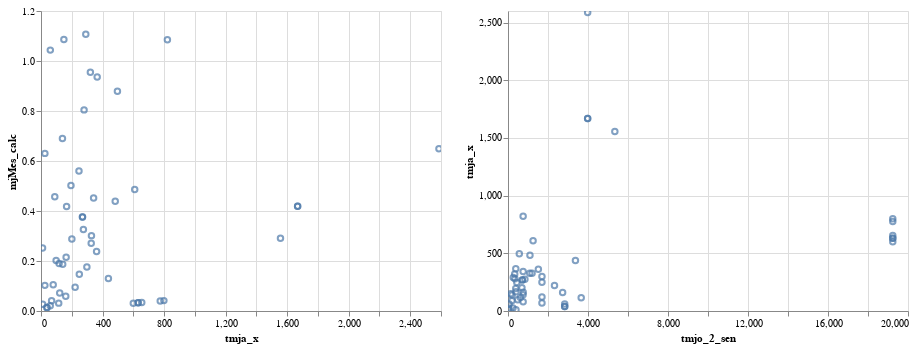

Source (notebook cell):
### Code cell
alt.Chart(testZone16).mark_point().encode(x='tmja_x', y='mjMes_calc').interactive() | alt.Chart(testZone16).mark_point().encode(x='tmjo_2_sen', y='tmja_x').interactive()

### Figure 1 — Vega-Lite specification as saved in the notebook (floating-point values rounded to 4 significant figures)
{"config": {"view": {"continuousWidth": 400, "continuousHeight": 300}}, "hconcat": [{"mark": "point", "encoding": {"x": {"type": "quantitative", "field": "tmja_x"}, "y": {"type": "quantitative", "field": "mjMes_calc"}}, "selection": {"selector001": {"type": "interval", "bind": "scales", "encodings": ["x", "y"]}}}, {"mark": "point", "encoding": {"x": {"type": "quantitative", "field": "tmjo_2_sen"}, "y": {"type": "quantitative", "field": "tmja_x"}}, "selection": {"selector002": {"type": "interval", "bind": "scales", "encodings": ["x", "y"]}}}], "data": {"name": "data-7517332f71c7528423c222261c0115ad"}, "$schema": "https://vega.github.io/schema/vega-lite/v4.8.1.json", "datasets": {"data-7517332f71c7528423c222261c0115ad": [{"NO": 453, "SEC": 16, "cat_dig": "5", "ident": 21002, "mjMes_calc": 0.1903, "quantile": "quantile 50", "quartile_tmja_zone": "10 - 118", "tmja_x": 117.8, "tmjo_2_sen": 619.0, "type": "Feature", "geometry": {"type": "LineString", "coordinates": [[413400.0, 6427000.0, 0.0], [413400.0, 6427000.0, 0.0], [413400.0, 6427000.0, 0.0], [413400.0, 6427000.0, 0.0], [413400.0, 6427000.0, 0.0], [413300.0, 6427000.0, 0.0]]}}, {"NO": 474, "SEC": 16, "cat_dig": "5", "ident": 5280, "mjMes_calc": 0.1048, "quantile": "quantile 35", "quartile_tmja_zone": "10 - 118", "tmja_x": 79.3, "tmjo_2_sen": 757.0, "type": "Feature", "geometry": {"type": "LineString", "coordinates": [[409800.0, 6426000.0, 0.0], [409700.0, 6426000.0, 0.0]]}}, {"NO": 436, "SEC": 16, "cat_dig": "5", "ident": 5298, "mjMes_calc": 0.6305, "quantile": "quantile 85", "quartile_tmja_zone": "10 - 118", "tmja_x": 25.22, "tmjo_2_sen": 40.0, "type": "Feature", "geometry": {"type": "LineString", "coordinates": [[409200.0, 6426000.0, 0.0], [409200.0, 6426000.0, 0.0]]}}, {"NO": 474, "SEC": 16, "cat_dig": "5", "ident": 26725, "mjMes_calc": 0.4571, "quantile": "quantile 75", "quartile_tmja_zone": "10 - 118", "tmja_x": 89.58, "tmjo_2_sen": 196.0, "type": "Feature", "geometry": {"type": "LineString", "coordinates": [[409300.0, 6426000.0, 0.0], [409300.0, 6426000.0, 0.0], [409200.0, 6426000.0, 0.0], [409200.0, 6426000.0, 0.0], [409200.0, 6426000.0, 0.0], [409200.0, 6426000.0, 0.0], [409100.0, 6426000.0, 0.0]]}}, {"NO": 456, "SEC": 16, "cat_dig": "4", "ident": 39659, "mjMes_calc": 0.04059, "quantile": "quantile 20", "quartile_tmja_zone": "10 - 118", "tmja_x": 68.91, "tmjo_2_sen": 1698.0, "type": "Feature", "geometry": {"type": "LineString", "coordinates": [[408800.0, 6430000.0, 0.0], [408800.0, 6430000.0, 0.0], [408800.0, 6430000.0, 0.0]]}}, {"NO": 457, "SEC": 16, "cat_dig": "5", "ident": 15782, "mjMes_calc": 0.0274, "quantile": "quantile 15", "quartile_tmja_zone": "10 - 118", "tmja_x": 10.91, "tmjo_2_sen": 398.0, "type": "Feature", "geometry": {"type": "LineString", "coordinates": [[407800.0, 6430000.0, 0.0], [407700.0, 6430000.0, 0.0]]}}, {"NO": 453, "SEC": 16, "cat_dig": "5", "ident": 20959, "mjMes_calc": 0.2019, "quantile": "quantile 55", "quartile_tmja_zone": "10 - 118", "tmja_x": 98.32, "tmjo_2_sen": 487.0, "type": "Feature", "geometry": {"type": "LineString", "coordinates": [[413300.0, 6427000.0, 0.0], [413200.0, 6427000.0, 0.0], [413200.0, 6427000.0, 0.0], [413200.0, 6427000.0, 0.0], [413100.0, 6427000.0, 0.0], [413100.0, 6427000.0, 0.0], [413000.0, 6427000.0, 0.0], [413000.0, 6427000.0, 0.0], [413000.0, 6427000.0, 0.0]]}}, {"NO": 436, "SEC": 16, "cat_dig": "5", "ident": 8504, "mjMes_calc": 0.2522, "quantile": "quantile 60", "quartile_tmja_zone": "10 - 118", "tmja_x": 10.09, "tmjo_2_sen": 40.0, "type": "Feature", "geometry": {"type": "LineString", "coordinates": [[409200.0, 6426000.0, 0.0], [409200.0, 6426000.0, 0.0]]}}, {"NO": 459, "SEC": 16, "cat_dig": "5", "ident": 8889, "mjMes_calc": 0.01362, "quantile": "quantile 10", "quartile_tmja_zone": "10 - 118", "tmja_x": 38.63, "tmjo_2_sen": 2835.0, "type": "Feature", "geometry": {"type": "LineString", "coordinates": [[413700.0, 6427000.0, 0.0], [413700.0, 6427000.0, 0.0], [413700.0, 6427000.0, 0.0], [413600.0, 6427000.0, 0.0]]}}, {"NO": 436, "SEC": 16, "cat_dig": "5", "ident": 52087, "mjMes_calc": 1.044, "quantile": "quantile 95", "quartile_tmja_zone": "10 - 118", "tmja_x": 60.52, "tmjo_2_sen": 58.0, "type": "Feature", "geometry": {"type": "LineString", "coordinates": [[409200.0, 6426000.0, 0.0], [409200.0, 6426000.0, 0.0], [409200.0, 6426000.0, 0.0], [409200.0, 6426000.0, 0.0], [409200.0, 6426000.0, 0.0], [409200.0, 6426000.0, 0.0], [409200.0, 6426000.0, 0.0]]}}, {"NO": 453, "SEC": 16, "cat_dig": "5", "ident": 6866, "mjMes_calc": 0.01362, "quantile": "quantile 10", "quartile_tmja_zone": "10 - 118", "tmja_x": 38.63, "tmjo_2_sen": 2835.0, "type": "Feature", "geometry": {"type": "LineString", "coordinates": [[413600.0, 6427000.0, 0.0], [413600.0, 6427000.0, 0.0]]}}, {"NO": 436, "SEC": 16, "cat_dig": "5", "ident": 8503, "mjMes_calc": 0.1025, "quantile": "quantile 35", "quartile_tmja_zone": "10 - 118", "tmja_x": 25.22, "tmjo_2_sen": 246.0, "type": "Feature", "geometry": {"type": "LineString", "coordinates": [[409200.0, 6426000.0, 0.0], [409300.0, 6426000.0, 0.0], [409300.0, 6426000.0, 0.0]]}}, {"NO": 453, "SEC": 16, "cat_dig": "5", "ident": 11383, "mjMes_calc": 0.02117, "quantile": "quantile 15", "quartile_tmja_zone": "10 - 118", "tmja_x": 60.01, "tmjo_2_sen": 2835.0, "type": "Feature", "geometry": {"type": "LineString", "coordinates": [[413600.0, 6427000.0, 0.0], [413600.0, 6427000.0, 0.0], [413600.0, 6427000.0, 0.0], [413600.0, 6427000.0, 0.0], [413600.0, 6427000.0, 0.0]]}}, {"NO": 453, "SEC": 16, "cat_dig": "5", "ident": 4906, "mjMes_calc": 0.03146, "quantile": "quantile 15", "quartile_tmja_zone": "10 - 118", "tmja_x": 115.1, "tmjo_2_sen": 3660.0, "type": "Feature", "geometry": {"type": "LineString", "coordinates": [[412000.0, 6427000.0, 0.0], [412100.0, 6427000.0, 0.0]]}}, {"NO": 454, "SEC": 16, "cat_dig": "5", "ident": 55573, "mjMes_calc": 0.3756, "quantile": "quantile 75", "quartile_tmja_zone": "118 - 270", "tmja_x": 269.7, "tmjo_2_sen": 718.0, "type": "Feature", "geometry": {"type": "LineString", "coordinates": [[411200.0, 6428000.0, 0.0], [411200.0, 6428000.0, 0.0]]}}, {"NO": 454, "SEC": 16, "cat_dig": "5", "ident": 4751, "mjMes_calc": 0.09542, "quantile": "quantile 35", "quartile_tmja_zone": "118 - 270", "tmja_x": 221.9, "tmjo_2_sen": 2325.0, "type": "Feature", "geometry": {"type": "LineString", "coordinates": [[412600.0, 6428000.0, 0.0], [412500.0, 6428000.0, 0.0]]}}, {"NO": 456, "SEC": 16, "cat_dig": "4", "ident": 26105, "mjMes_calc": 0.07169, "quantile": "quantile 30", "quartile_tmja_zone": "118 - 270", "tmja_x": 121.7, "tmjo_2_sen": 1698.0, "type": "Feature", "geometry": {"type": "LineString", "coordinates": [[408800.0, 6430000.0, 0.0], [408800.0, 6430000.0, 0.0], [408800.0, 6430000.0, 0.0], [408800.0, 6430000.0, 0.0]]}}, {"NO": 264, "SEC": 16, "cat_dig": "5", "ident": 20983, "mjMes_calc": 0.5597, "quantile": "quantile 85", "quartile_tmja_zone": "118 - 270", "tmja_x": 246.8, "tmjo_2_sen": 441.0, "type": "Feature", "geometry": {"type": "LineString", "coordinates": [[412800.0, 6425000.0, 0.0], [412800.0, 6425000.0, 0.0], [412800.0, 6425000.0, 0.0], [412700.0, 6425000.0, 0.0]]}}, {"NO": 434, "SEC": 16, "cat_dig": "5", "ident": 21275, "mjMes_calc": 0.502, "quantile": "quantile 80", "quartile_tmja_zone": "118 - 270", "tmja_x": 194.8, "tmjo_2_sen": 388.0, "type": "Feature", "geometry": {"type": "LineString", "coordinates": [[409700.0, 6426000.0, 0.0], [409700.0, 6426000.0, 0.0], [409900.0, 6426000.0, 0.0]]}}, {"NO": 453, "SEC": 16, "cat_dig": "5", "ident": 20958, "mjMes_calc": 0.215, "quantile": "quantile 55", "quartile_tmja_zone": "118 - 270", "tmja_x": 163.4, "tmjo_2_sen": 760.0, "type": "Feature", "geometry": {"type": "LineString", "coordinates": [[413500.0, 6427000.0, 0.0], [413400.0, 6427000.0, 0.0], [413400.0, 6427000.0, 0.0], [413300.0, 6427000.0, 0.0], [413300.0, 6427000.0, 0.0]]}}, {"NO": 451, "SEC": 16, "cat_dig": "5", "ident": 55267, "mjMes_calc": 0.1871, "quantile": "quantile 50", "quartile_tmja_zone": "118 - 270", "tmja_x": 141.1, "tmjo_2_sen": 754.0, "type": "Feature", "geometry": {"type": "LineString", "coordinates": [[411200.0, 6428000.0, 0.0], [411200.0, 6428000.0, 0.0], [411200.0, 6428000.0, 0.0], [411100.0, 6428000.0, 0.0], [411100.0, 6427000.0, 0.0], [411100.0, 6427000.0, 0.0], [411100.0, 6427000.0, 0.0]]}}, {"NO": 454, "SEC": 16, "cat_dig": "5", "ident": 20952, "mjMes_calc": 0.3756, "quantile": "quantile 75", "quartile_tmja_zone": "118 - 270", "tmja_x": 269.7, "tmjo_2_sen": 718.0, "type": "Feature", "geometry": {"type": "LineString", "coordinates": [[411200.0, 6428000.0, 0.0], [411200.0, 6428000.0, 0.0], [411200.0, 6428000.0, 0.0]]}}, {"NO": 456, "SEC": 16, "cat_dig": "4", "ident": 51054, "mjMes_calc": 0.1466, "quantile": "quantile 45", "quartile_tmja_zone": "118 - 270", "tmja_x": 249.0, "tmjo_2_sen": 1698.0, "type": "Feature", "geometry": {"type": "LineString", "coordinates": [[408800.0, 6430000.0, 0.0], [408800.0, 6430000.0, 0.0], [408900.0, 6430000.0, 0.0]]}}, {"NO": 434, "SEC": 16, "cat_dig": "5", "ident": 35943, "mjMes_calc": 1.086, "quantile": "quantile 95", "quartile_tmja_zone": "118 - 270", "tmja_x": 148.8, "tmjo_2_sen": 137.0, "type": "Feature", "geometry": {"type": "LineString", "coordinates": [[409900.0, 6426000.0, 0.0], [409900.0, 6426000.0, 0.0], [409900.0, 6426000.0, 0.0], [409900.0, 6426000.0, 0.0], [409900.0, 6426000.0, 0.0], [409900.0, 6426000.0, 0.0], [409900.0, 6426000.0, 0.0], [409900.0, 6426000.0, 0.0], [409900.0, 6426000.0, 0.0], [409900.0, 6426000.0, 0.0], [409800.0, 6426000.0, 0.0]]}}, {"NO": 434, "SEC": 16, "cat_dig": "5", "ident": 31423, "mjMes_calc": 0.2878, "quantile": "quantile 65", "quartile_tmja_zone": "118 - 270", "tmja_x": 200.6, "tmjo_2_sen": 697.0, "type": "Feature", "geometry": {"type": "LineString", "coordinates": [[409700.0, 6426000.0, 0.0], [409700.0, 6426000.0, 0.0], [409700.0, 6426000.0, 0.0], [409700.0, 6426000.0, 0.0], [409700.0, 6426000.0, 0.0], [409700.0, 6426000.0, 0.0], [409700.0, 6426000.0, 0.0], [409700.0, 6426000.0, 0.0]]}}, {"NO": 457, "SEC": 16, "cat_dig": "5", "ident": 15785, "mjMes_calc": 0.4182, "quantile": "quantile 75", "quartile_tmja_zone": "118 - 270", "tmja_x": 166.4, "tmjo_2_sen": 398.0, "type": "Feature", "geometry": {"type": "LineString", "coordinates": [[407700.0, 6430000.0, 0.0], [407800.0, 6430000.0, 0.0]]}}, {"NO": 436, "SEC": 16, "cat_dig": "5", "ident": 27328, "mjMes_calc": 0.6902, "quantile": "quantile 85", "quartile_tmja_zone": "118 - 270", "tmja_x": 139.4, "tmjo_2_sen": 202.0, "type": "Feature", "geometry": {"type": "LineString", "coordinates": [[409300.0, 6426000.0, 0.0], [409300.0, 6426000.0, 0.0], [409300.0, 6426000.0, 0.0]]}}, {"NO": 453, "SEC": 16, "cat_dig": "5", "ident": 4905, "mjMes_calc": 0.05886, "quantile": "quantile 30", "quartile_tmja_zone": "118 - 270", "tmja_x": 160.8, "tmjo_2_sen": 2732.0, "type": "Feature", "geometry": {"type": "LineString", "coordinates": [[412000.0, 6427000.0, 0.0], [412000.0, 6427000.0, 0.0], [412000.0, 6427000.0, 0.0]]}}, {"NO": 474, "SEC": 16, "cat_dig": "5", "ident": 52085, "mjMes_calc": 0.9364, "quantile": "quantile 95", "quartile_tmja_zone": "270 - 483", "tmja_x": 365.2, "tmjo_2_sen": 390.0, "type": "Feature", "geometry": {"type": "LineString", "coordinates": [[409000.0, 6426000.0, 0.0], [409100.0, 6426000.0, 0.0], [409100.0, 6426000.0, 0.0], [409100.0, 6426000.0, 0.0], [409100.0, 6426000.0, 0.0], [409100.0, 6426000.0, 0.0]]}}, {"NO": 455, "SEC": 16, "cat_dig": "5", "ident": 15860, "mjMes_calc": 0.238, "quantile": "quantile 60", "quartile_tmja_zone": "270 - 483", "tmja_x": 361.4, "tmjo_2_sen": 1518.0, "type": "Feature", "geometry": {"type": "LineString", "coordinates": [[411300.0, 6430000.0, 0.0], [411300.0, 6430000.0, 0.0]]}}, {"NO": 455, "SEC": 16, "cat_dig": "5", "ident": 24751, "mjMes_calc": 0.2711, "quantile": "quantile 60", "quartile_tmja_zone": "270 - 483", "tmja_x": 326.4, "tmjo_2_sen": 1204.0, "type": "Feature", "geometry": {"type": "LineString", "coordinates": [[411400.0, 6430000.0, 0.0], [411400.0, 6430000.0, 0.0], [411400.0, 6430000.0, 0.0], [411400.0, 6430000.0, 0.0], [411400.0, 6430000.0, 0.0], [411400.0, 6430000.0, 0.0], [411400.0, 6430000.0, 0.0], [411300.0, 6430000.0, 0.0]]}}, {"NO": 456, "SEC": 16, "cat_dig": "4", "ident": 51053, "mjMes_calc": 0.1756, "quantile": "quantile 50", "quartile_tmja_zone": "270 - 483", "tmja_x": 298.2, "tmjo_2_sen": 1698.0, "type": "Feature", "geometry": {"type": "LineString", "coordinates": [[408900.0, 6430000.0, 0.0], [409000.0, 6431000.0, 0.0], [409000.0, 6431000.0, 0.0], [409000.0, 6431000.0, 0.0], [409000.0, 6431000.0, 0.0], [409100.0, 6431000.0, 0.0]]}}, {"NO": 474, "SEC": 16, "cat_dig": "5", "ident": 5281, "mjMes_calc": 0.4518, "quantile": "quantile 75", "quartile_tmja_zone": "270 - 483", "tmja_x": 342.0, "tmjo_2_sen": 757.0, "type": "Feature", "geometry": {"type": "LineString", "coordinates": [[409700.0, 6426000.0, 0.0], [409700.0, 6426000.0, 0.0]]}}, {"NO": 453, "SEC": 16, "cat_dig": "5", "ident": 4938, "mjMes_calc": 0.4395, "quantile": "quantile 75", "quartile_tmja_zone": "270 - 483", "tmja_x": 482.5, "tmjo_2_sen": 1098.0, "type": "Feature", "geometry": {"type": "LineString", "coordinates": [[413300.0, 6427000.0, 0.0], [413300.0, 6427000.0, 0.0], [413200.0, 6427000.0, 0.0]]}}, {"NO": 455, "SEC": 16, "cat_dig": "5", "ident": 24814, "mjMes_calc": 0.8045, "quantile": "quantile 90", "quartile_tmja_zone": "270 - 483", "tmja_x": 280.0, "tmjo_2_sen": 348.0, "type": "Feature", "geometry": {"type": "LineString", "coordinates": [[408200.0, 6430000.0, 0.0], [408300.0, 6429000.0, 0.0], [408300.0, 6429000.0, 0.0], [408300.0, 6429000.0, 0.0], [408300.0, 6429000.0, 0.0], [408300.0, 6429000.0, 0.0], [408300.0, 6429000.0, 0.0], [408300.0, 6429000.0, 0.0]]}}, {"NO": 457, "SEC": 16, "cat_dig": "5", "ident": 16048, "mjMes_calc": 0.9552, "quantile": "quantile 95", "quartile_tmja_zone": "270 - 483", "tmja_x": 320.9, "tmjo_2_sen": 336.0, "type": "Feature", "geometry": {"type": "LineString", "coordinates": [[410000.0, 6431000.0, 0.0], [410000.0, 6431000.0, 0.0], [410000.0, 6431000.0, 0.0]]}}, {"NO": 451, "SEC": 16, "cat_dig": "5", "ident": 32889, "mjMes_calc": 0.3257, "quantile": "quantile 70", "quartile_tmja_zone": "270 - 483", "tmja_x": 275.6, "tmjo_2_sen": 846.0, "type": "Feature", "geometry": {"type": "LineString", "coordinates": [[410300.0, 6427000.0, 0.0], [410300.0, 6427000.0, 0.0]]}}, {"NO": 457, "SEC": 16, "cat_dig": "5", "ident": 24776, "mjMes_calc": 1.107, "quantile": "quantile 95", "quartile_tmja_zone": "270 - 483", "tmja_x": 291.2, "tmjo_2_sen": 263.0, "type": "Feature", "geometry": {"type": "LineString", "coordinates": [[409800.0, 6431000.0, 0.0], [409700.0, 6431000.0, 0.0], [409600.0, 6432000.0, 0.0], [409500.0, 6432000.0, 0.0]]}}, {"NO": 486, "SEC": 16, "cat_dig": "5", "ident": 46915, "mjMes_calc": 0.3015, "quantile": "quantile 65", "quartile_tmja_zone": "270 - 483", "tmja_x": 328.0, "tmjo_2_sen": 1088.0, "type": "Feature", "geometry": {"type": "LineString", "coordinates": [[422700.0, 6428000.0, 0.0], [422700.0, 6428000.0, 0.0], [422700.0, 6428000.0, 0.0], [422700.0, 6428000.0, 0.0], [422700.0, 6428000.0, 0.0], [422700.0, 6428000.0, 0.0], [422700.0, 6428000.0, 0.0], [422700.0, 6428000.0, 0.0], [422700.0, 6428000.0, 0.0], [422700.0, 6428000.0, 0.0]]}}, {"NO": 493, "SEC": 16, "cat_dig": "5", "ident": 52228, "mjMes_calc": 0.1299, "quantile": "quantile 45", "quartile_tmja_zone": "270 - 483", "tmja_x": 438.1, "tmjo_2_sen": 3372.0, "type": "Feature", "geometry": {"type": "LineString", "coordinates": [[424900.0, 6431000.0, 0.0], [424900.0, 6431000.0, 0.0], [424900.0, 6431000.0, 0.0], [424900.0, 6431000.0, 0.0], [424900.0, 6431000.0, 0.0], [424900.0, 6431000.0, 0.0]]}}, {"NO": 434, "SEC": 16, "cat_dig": "5", "ident": 49555, "mjMes_calc": 0.4188, "quantile": "quantile 75", "quartile_tmja_zone": "483 - 2587", "tmja_x": 1668.0, "tmjo_2_sen": 3983.0, "type": "Feature", "geometry": {"type": "LineString", "coordinates": [[410000.0, 6425000.0, 0.0], [410000.0, 6425000.0, 0.0], [410000.0, 6425000.0, 0.0], [410000.0, 6425000.0, 0.0], [410000.0, 6425000.0, 0.0], [410000.0, 6425000.0, 0.0], [410000.0, 6425000.0, 0.0], [410000.0, 6425000.0, 0.0], [410000.0, 6425000.0, 0.0], [410000.0, 6425000.0, 0.0], [410000.0, 6425000.0, 0.0]]}}, {"NO": 434, "SEC": 16, "cat_dig": "5", "ident": 49554, "mjMes_calc": 0.4188, "quantile": "quantile 75", "quartile_tmja_zone": "483 - 2587", "tmja_x": 1668.0, "tmjo_2_sen": 3983.0, "type": "Feature", "geometry": {"type": "LineString", "coordinates": [[410000.0, 6425000.0, 0.0], [410000.0, 6425000.0, 0.0], [410000.0, 6425000.0, 0.0], [410000.0, 6425000.0, 0.0], [410000.0, 6425000.0, 0.0], [410000.0, 6425000.0, 0.0], [410000.0, 6425000.0, 0.0], [410000.0, 6425000.0, 0.0], [410000.0, 6425000.0, 0.0]]}}, {"NO": 474, "SEC": 16, "cat_dig": "5", "ident": 44712, "mjMes_calc": 0.8793, "quantile": "quantile 90", "quartile_tmja_zone": "483 - 2587", "tmja_x": 496.8, "tmjo_2_sen": 565.0, "type": "Feature", "geometry": {"type": "LineString", "coordinates": [[408800.0, 6426000.0, 0.0], [408800.0, 6426000.0, 0.0], [408700.0, 6426000.0, 0.0]]}}, {"NO": 474, "SEC": 16, "cat_dig": "5", "ident": 40006, "mjMes_calc": 1.085, "quantile": "quantile 95", "quartile_tmja_zone": "483 - 2587", "tmja_x": 821.6, "tmjo_2_sen": 757.0, "type": "Feature", "geometry": {"type": "LineString", "coordinates": [[409700.0, 6426000.0, 0.0], [409700.0, 6426000.0, 0.0], [409700.0, 6426000.0, 0.0], [409700.0, 6426000.0, 0.0], [409700.0, 6426000.0, 0.0], [409700.0, 6426000.0, 0.0], [409700.0, 6426000.0, 0.0], [409700.0, 6426000.0, 0.0], [409700.0, 6426000.0, 0.0], [409700.0, 6426000.0, 0.0], [409700.0, 6426000.0, 0.0], [409700.0, 6426000.0, 0.0], [409600.0, 6426000.0, 0.0], [409600.0, 6426000.0, 0.0]]}}, {"NO": 457, "SEC": 16, "cat_dig": "5", "ident": 15882, "mjMes_calc": 0.4858, "quantile": "quantile 80", "quartile_tmja_zone": "483 - 2587", "tmja_x": 609.1, "tmjo_2_sen": 1254.0, "type": "Feature", "geometry": {"type": "LineString", "coordinates": [[410000.0, 6431000.0, 0.0], [410200.0, 6431000.0, 0.0]]}}, {"NO": 225, "SEC": 16, "cat_dig": "5", "ident": 50095, "mjMes_calc": 0.04152, "quantile": "quantile 20", "quartile_tmja_zone": "483 - 2587", "tmja_x": 798.8, "tmjo_2_sen": 19240.0, "type": "Feature", "geometry": {"type": "LineString", "coordinates": [[416300.0, 6417000.0, 0.0], [416300.0, 6417000.0, 0.0], [416300.0, 6417000.0, 0.0], [416300.0, 6417000.0, 0.0], [416300.0, 6417000.0, 0.0], [416300.0, 6417000.0, 0.0], [416300.0, 6417000.0, 0.0], [416300.0, 6417000.0, 0.0], [416300.0, 6417000.0, 0.0], [416300.0, 6417000.0, 0.0]]}}, {"NO": 225, "SEC": 16, "cat_dig": "5", "ident": 50095, "mjMes_calc": 0.04029, "quantile": "quantile 20", "quartile_tmja_zone": "483 - 2587", "tmja_x": 775.1, "tmjo_2_sen": 19240.0, "type": "Feature", "geometry": {"type": "LineString", "coordinates": [[416300.0, 6417000.0, 0.0], [416300.0, 6417000.0, 0.0], [416300.0, 6417000.0, 0.0], [416300.0, 6417000.0, 0.0], [416300.0, 6417000.0, 0.0], [416300.0, 6417000.0, 0.0], [416300.0, 6417000.0, 0.0], [416300.0, 6417000.0, 0.0], [416300.0, 6417000.0, 0.0], [416300.0, 6417000.0, 0.0]]}}, {"NO": 225, "SEC": 16, "cat_dig": "5", "ident": 50098, "mjMes_calc": 0.03119, "quantile": "quantile 15", "quartile_tmja_zone": "483 - 2587", "tmja_x": 600.1, "tmjo_2_sen": 19240.0, "type": "Feature", "geometry": {"type": "LineString", "coordinates": [[416300.0, 6417000.0, 0.0], [416300.0, 6417000.0, 0.0], [416300.0, 6417000.0, 0.0], [416300.0, 6417000.0, 0.0], [416300.0, 6417000.0, 0.0], [416300.0, 6417000.0, 0.0], [416300.0, 6417000.0, 0.0], [416300.0, 6417000.0, 0.0], [416300.0, 6417000.0, 0.0]]}}, {"NO": 225, "SEC": 16, "cat_dig": "5", "ident": 50097, "mjMes_calc": 0.03404, "quantile": "quantile 20", "quartile_tmja_zone": "483 - 2587", "tmja_x": 654.9, "tmjo_2_sen": 19240.0, "type": "Feature", "geometry": {"type": "LineString", "coordinates": [[416300.0, 6417000.0, 0.0], [416300.0, 6417000.0, 0.0], [416300.0, 6417000.0, 0.0], [416300.0, 6417000.0, 0.0], [416300.0, 6417000.0, 0.0], [416300.0, 6417000.0, 0.0], [416300.0, 6417000.0, 0.0], [416300.0, 6417000.0, 0.0]]}}, {"NO": 225, "SEC": 16, "cat_dig": "5", "ident": 50097, "mjMes_calc": 0.03282, "quantile": "quantile 20", "quartile_tmja_zone": "483 - 2587", "tmja_x": 631.4, "tmjo_2_sen": 19240.0, "type": "Feature", "geometry": {"type": "LineString", "coordinates": [[416300.0, 6417000.0, 0.0], [416300.0, 6417000.0, 0.0], [416300.0, 6417000.0, 0.0], [416300.0, 6417000.0, 0.0], [416300.0, 6417000.0, 0.0], [416300.0, 6417000.0, 0.0], [416300.0, 6417000.0, 0.0], [416300.0, 6417000.0, 0.0]]}}, {"NO": 225, "SEC": 16, "cat_dig": "5", "ident": 50097, "mjMes_calc": 0.03281, "quantile": "quantile 15", "quartile_tmja_zone": "483 - 2587", "tmja_x": 631.3, "tmjo_2_sen": 19240.0, "type": "Feature", "geometry": {"type": "LineString", "coordinates": [[416300.0, 6417000.0, 0.0], [416300.0, 6417000.0, 0.0], [416300.0, 6417000.0, 0.0], [416300.0, 6417000.0, 0.0], [416300.0, 6417000.0, 0.0], [416300.0, 6417000.0, 0.0], [416300.0, 6417000.0, 0.0], [416300.0, 6417000.0, 0.0]]}}, {"NO": 414, "SEC": 16, "cat_dig": "5", "ident": 3677, "mjMes_calc": 0.2914, "quantile": "quantile 65", "quartile_tmja_zone": "483 - 2587", "tmja_x": 1557.0, "tmjo_2_sen": 5342.0, "type": "Feature", "geometry": {"type": "LineString", "coordinates": [[414100.0, 6415000.0, 0.0], [414100.0, 6415000.0, 0.0], [414100.0, 6415000.0, 0.0], [414100.0, 6415000.0, 0.0], [414100.0, 6415000.0, 0.0], [414100.0, 6415000.0, 0.0]]}}, {"NO": 434, "SEC": 16, "cat_dig": "5", "ident": 44384, "mjMes_calc": 0.6494, "quantile": "quantile 85", "quartile_tmja_zone": "483 - 2587", "tmja_x": 2587.0, "tmjo_2_sen": 3983.0, "type": "Feature", "geometry": {"type": "LineString", "coordinates": [[410000.0, 6425000.0, 0.0], [410000.0, 6425000.0, 0.0], [410000.0, 6425000.0, 0.0], [409900.0, 6425000.0, 0.0], [409900.0, 6425000.0, 0.0], [409900.0, 6425000.0, 0.0], [409900.0, 6425000.0, 0.0], [409800.0, 6425000.0, 0.0], [409800.0, 6425000.0, 0.0], [409800.0, 6425000.0, 0.0], [409800.0, 6425000.0, 0.0], [409700.0, 6425000.0, 0.0], [409700.0, 6425000.0, 0.0], [409700.0, 6425000.0, 0.0], [409700.0, 6425000.0, 0.0], [409700.0, 6425000.0, 0.0], [409600.0, 6425000.0, 0.0], [409600.0, 6425000.0, 0.0]]}}]}}
